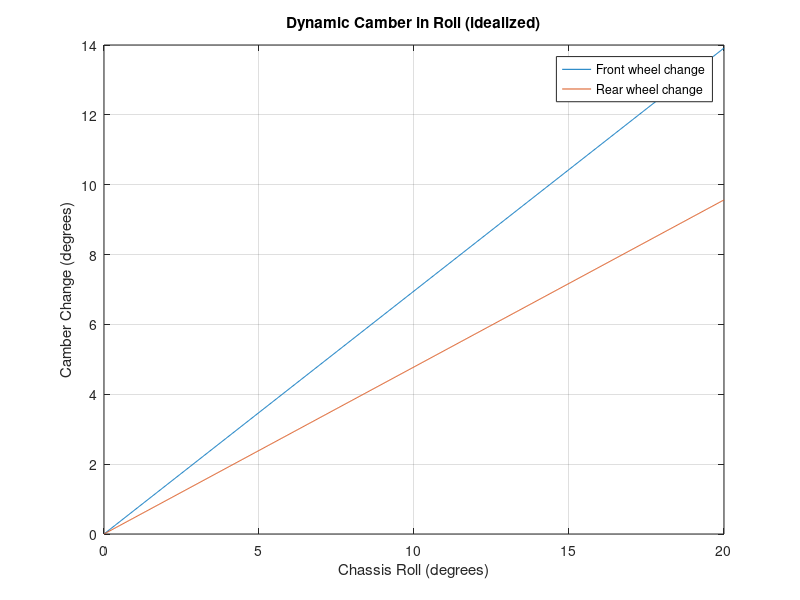

MATLAB code to generate this figure:
% idealized camber gain in roll curves for front wheels

clearvars; clc;

track = 250/1000;  % track width (m)
lat_VSAL = 410.7/1000;  % front view virtual swing arm length (m) 

eqTerm = (track/lat_VSAL)*0.5; 

rad = linspace(0,0.349,1000);  % domain of camber change 
delta_C = zeros(size(rad));
%% Front calculations

for i = 1 : length(rad)    % loop to fill camber change array
    delta_C(1,i) = (1-eqTerm).*rad(1,i);
end
%%
delta_CD = delta_C.*(180/pi);   % switching from radians to degrees
deg = rad.*(180/pi);   

plot(deg,delta_CD);
grid on
xlabel('Chassis Roll (degrees)');
ylabel('Camber Change (degrees)');
title('Dynamic Camber in Roll (idealized)')
hold on
%% Rear calculations

lat_VSALR = 239.58/1000;  % rear view virtual swing arm length (m)

eqTermR = (track/lat_VSALR)*0.5;

rad = linspace(0,0.349,1000);  % domain of camber change 
delta_C = zeros(size(rad));
%%

for i = 1 : length(rad)    % loop to fill camber change array
    delta_C(1,i) = (1-eqTermR).*rad(1,i);
end
%%
delta_CD = delta_C.*(180/pi);   % switching from radians to degrees
deg = rad.*(180/pi);   

plot(deg,delta_CD);
grid on
xlabel('Chassis Roll (degrees)');
ylabel('Camber Change (degrees)');
title('Dynamic Camber in Roll (idealized)')
legend('Front wheel change','Rear wheel change','Location','best');
hold on
